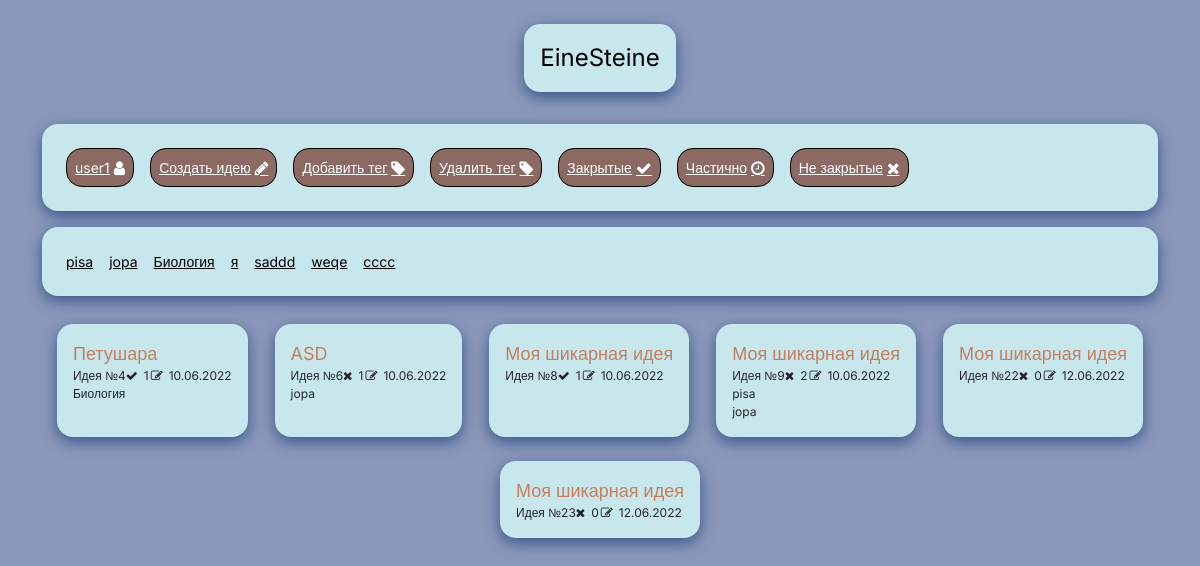
The page /board (signed in) on the database its author committed.
### einesteine/models.py (models this page shows, shortened)
class User(db.Model, UserMixin):
    id = db.Column(db.Integer, primary_key=True)
    username = db.Column(db.String(64), index=True, unique=True)
    email = db.Column(db.String(120), index=True, unique=True)
    password_hash = db.Column(db.String(128))
    register_time = db.Column(db.DateTime)
    ideas = db.relationship('Idea', backref='idea_author', lazy='dynamic')
    posts = db.relationship('Post', backref='post_author', lazy='dynamic')
    tags = db.relationship('Tag', backref='tag_author', lazy='dynamic')

class Tag(db.Model):
    id = db.Column(db.Integer, primary_key=True)
    name = db.Column(db.String(140))
    user_id = db.Column(db.Integer, db.ForeignKey('user.id'))
    ideas = db.relationship('Idea', secondary = tag_connections,
                            secondaryjoin = (tag_connections.c.tag_id == Idea.id),
                            primaryjoin = (tag_connections.c.tagged_id == id),
                            backref=db.backref('tags', lazy='dynamic'), lazy='dynamic')

class Idea(db.Model):
    id = db.Column(db.Integer, primary_key=True)
    name = db.Column(db.String(140))
    number = db.Column(db.Integer)
    complete = db.Column(db.Boolean())
    created_time = db.Column(db.DateTime)
    user_id = db.Column(db.Integer, db.ForeignKey('user.id'))
    posts = db.relationship('Post', backref='idea_post', lazy='dynamic')

### einesteine/routes.py (the view)
@app.route('/board')
@login_required
def dashboard():
    return render_template('dashboard.html', user=current_user, ideas=current_user.ideas, tags=current_user.tags.all())

### einesteine/models.py (called while the page is built)
@login.user_loader
def load_user(id):
    return User.query.get(int(id))

### einesteine/templates/dashboard.html (shortened to what this page needs)
{% extends "base.html" %}
{% block content %}
<div class="container d-flex flex-column" style="margin-top: 2%;">
    <div class="d-flex align-items-center flex-wrap dashboard-card" style="margin: 8px 0px 16px 0px;">
        <div class="d-flex align-items-center dashboard-maintag">
          <a class="d-lg-flex align-items-center" href="{{ url_for('profile') }}" style="font-family: inherit;font-size: inherit;color: inherit;margin-right: 4px;">{{ user.username }}</a>
          <i class="fa fa-user d-lg-flex dashboard-maintag-ico"></i>
        </div>
        <div class="d-flex align-items-center dashboard-maintag" herf="#">
          <a class="d-lg-flex align-items-center" href="{{ url_for('editor_empty') }}" style="font-family: inherit;font-size: inherit;color: inherit;margin-right: 4px;">Создать идею</a>
          <i class="fa fa-pencil d-lg-flex dashboard-maintag-ico">
          </i>
        </div>
        <div class="d-flex align-items-center dashboard-maintag">
          <a class="d-lg-flex align-items-center" style="font-family: inherit;font-size: inherit;color: inherit;margin-right: 4px;" data-bs-toggle="modal" data-bs-target="#add-tag-modal" type="button">Добавить тег</a>
          <i class="fa fa-tag d-lg-flex dashboard-maintag-ico"></i>
        </div>
        <div class="d-flex align-items-center dashboard-maintag">
          <a class="d-lg-flex align-items-center" style="font-family: inherit;font-size: inherit;color: inherit;margin-right: 4px;" data-bs-toggle="modal" data-bs-target="#del-tag-modal" type="button">Удалить тег</a>
          <i class="fa fa-tag d-lg-flex dashboard-maintag-ico"></i>
        </div>
        <div class="d-flex align-items-center dashboard-maintag" herf="#">
          <a class="d-lg-flex align-items-center" href="{{ url_for('dashboard_filtered_by_complete', stage = '3') }}" style="font-family: inherit;font-size: inherit;color: inherit;margin-right: 4px;">Закрытые</a>
          <i class="fa fa-check d-lg-flex dashboard-maintag-ico">
          </i>
        </div>
        <div class="d-flex align-items-center dashboard-maintag">
          <a class="d-lg-flex align-items-center" href="{{ url_for('dashboard_filtered_by_complete', stage = '2') }}" style="font-family: inherit;font-size: inherit;color: inherit;margin-right: 4px;">Частично</a>
          <i class="fa fa-clock-o d-lg-flex dashboard-maintag-ico"></i>
        </div>
        <div class="d-flex align-items-center dashboard-maintag">
          <a class="d-lg-flex align-items-center" href="{{ url_for('dashboard_filtered_by_complete', stage = '1') }}" style="font-family: inherit;font-size: inherit;color: inherit;margin-right: 4px;">Не закрытые</a>
          <i class="fa fa-close d-lg-flex dashboard-maintag-ico"></i>
        </div>
    </div>
    <div id = 'tag-list' class="d-flex align-items-center flex-wrap dashboard-card" style="margin: 0px 0px 16px 0px;">
      {% if tags|length > 0 %}
      {% for tag in tags %}
        <a id='tag_{{ tag.id }}_show' class="dashboard-tag" href="{{ url_for('dashboard_filtered_by_tag', tag_name = tag.name) }}"> {{ tag.name }}</a>
      {% endfor %}
      {% else %}
        <span id = 'has-no-tags' class="dashboard-tag" >У вас нет еще ни одного тега!</span>
      {% endif %}
    </div>
</div>
<div class="container d-flex justify-content-evenly flex-wrap">
  {% for idea in ideas %}
    <div class="d-flex flex-column flex-wrap dashboard-card" style="margin: 12px;max-width: 325px;">
      <a class="dashboard-card-link" href="{{ url_for('editor', idea_id = idea.id)}}">{{ idea.name }}<br></a>
        <div class="d-flex align-items-center" style="font-size: 12px;">
          <span>Идея №{{ idea.id }}</span>
          {% if idea.complete == True %}
          <i class="fa fa-check" style="margin-right: 6px;"></i>
          {% else %}
          <i class="fa fa-times" style="margin-right: 6px;"></i>
          {% endif %}
          <span style="margin-right: 2px;">{{ idea.posts.all()|length }}</span>
          <i class="fa fa-pencil-square-o d-lg-flex" style="margin-right: 6px;"></i>
          <span>{{ idea.created_time.strftime('%d.%m.%Y') }}</span></div>
          {% for tag in idea.tags %}
          <div class="d-flex flex-wrap" style="font-size: 12px;">
          <span class="d-flex" style="margin-right: 8px;">{{ tag.name }}<br></span>
          </div>
          {% endfor %}
    </div>
    {% endfor %}
</div>
{% endblock %}

### einesteine/templates/base.html (shortened to what this page needs)
<!DOCTYPE html>
<html lang="en">
<head>
    <link rel="stylesheet" href="{{ url_for('static', filename='bootstrap/css/bootstrap.min.css') }}">
    <link rel="stylesheet" href="{{ url_for('static', filename='/fonts/font-awesome.min.css') }}">
    <link rel="stylesheet" href="{{ url_for('static', filename='/css/colors.css') }}">
    <link rel="stylesheet" href="{{ url_for('static', filename='/css/custom.css') }}">
    <link rel="stylesheet" href="{{ url_for('static', filename='/css/styles.css') }}">
</head>
<body style="background-color: var(--as-color);font-family: Inter, sans-serif;">
<div class="container d-flex justify-content-center" style="margin-top: 2%;margin-bottom: 20px;">
    <div class="dashboard-card"><a href="{{ url_for('dashboard') }}" style="font-size: 24px;color: black;text-decoration: none;">EineSteine</a></div>
</div>
{% block content %}{% endblock %}
</body>
</html>

### einesteine/static/css/colors.css (style rules this page uses)
:root { --a-color: #C7E7ED; --as-color: #8A99BA; --ad-color: #39538A; --b-color: #EE9972; --bd-color: #c57f5f; --c-color: #BD8F86; --cd-color: #8c6a63; }

### einesteine/static/css/custom.css (style rules this page uses)
.dashboard-card { background-color: var(--a-color); padding: 16px; border-radius: 1rem; box-shadow: 0px 5px 15px var(--ad-color); }
.dashboard-card-link { font-size: 18px; text-decoration: none; color: var(--bd-color); }
.dashboard-tag { text-decoration: underline; font-size: 14px; color: black; margin: 8px; }
.dashboard-maintag { text-decoration: underline; font-size: 14px; color: white; margin: 8px; padding: 8px; border: 1px solid black; border-radius: 1rem; background-color: var(--cd-color); }
.dashboard-maintag-ico { font-size: 16px; }

### rows shown on the page
User: username "user1"
Tag: name "pisa"
Tag: name "jopa"
Tag: name "Биология"
Tag: name "я"
Tag: name "saddd"
Tag: name "weqe"
Tag: name "cccc"
Idea: name "Петушара", id "4", complete True (drawn), posts.all|length "1", created_time "10.06.2022"
Idea: name "ASD", id "6", complete False (drawn), posts.all|length "1", created_time "10.06.2022"
Idea: name "Моя шикарная идея", id "8", complete True (drawn), posts.all|length "1", created_time "10.06.2022"
Idea: name "Моя шикарная идея", id "9", complete False (drawn), posts.all|length "2", created_time "10.06.2022"
Idea: name "Моя шикарная идея", id "22", complete False (drawn), posts.all|length "0", created_time "12.06.2022"
Idea: name "Моя шикарная идея", id "23", complete False (drawn), posts.all|length "0", created_time "12.06.2022"
